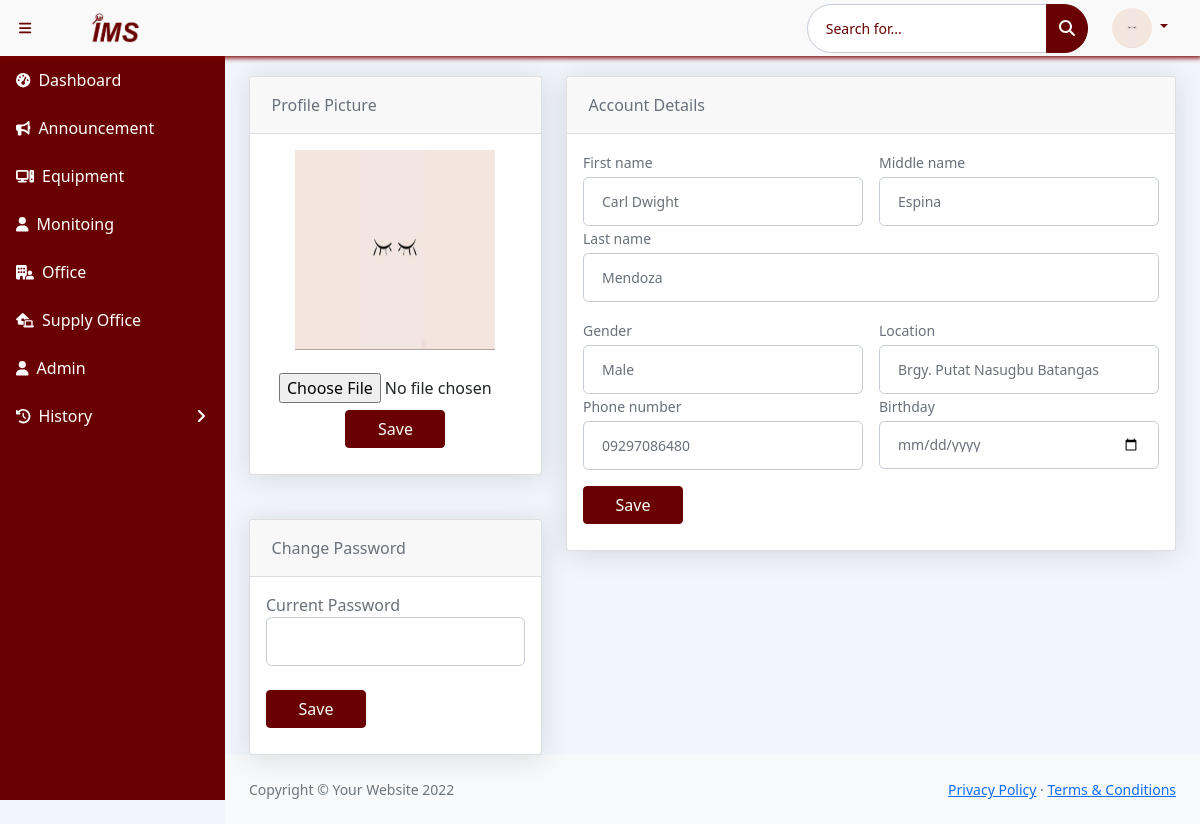
The app's page /setting.php (signed in) with its own data.
### tables this page shows
CREATE TABLE `headadmin` (
  `HeadAdminID` int(11) NOT NULL,
  `FirstName` varchar(255) NOT NULL,
  `LastName` varchar(255) NOT NULL,
  `MiddleName` varchar(255) NOT NULL,
  `Gender` varchar(10) NOT NULL,
  `Birthdate` date NOT NULL,
  `Address` varchar(255) NOT NULL,
  `ContactNumber` varchar(11) NOT NULL,
  `Position` varchar(255) NOT NULL,
  `Email` varchar(1000) NOT NULL,
  `Username` varchar(255) NOT NULL,
  `Password` varchar(255) NOT NULL,
  `Picture` varchar(500) NOT NULL
);

### setting.php (the view, shortened to what this page needs)
<!DOCTYPE html>
<html lang="en">
    <head>
        <link href="https://cdn.jsdelivr.net/npm/simple-datatables@latest/dist/style.css" rel="stylesheet" />
        <link href="css/styles.css" rel="stylesheet" />
    </head>
    <body class="sb-nav-fixed">
        <nav class="sb-topnav navbar navbar-expand navbar-dark bg-dark">
            <button class="btn btn-link btn-sm order-1 order-lg-0 me-4 me-lg-0" id="sidebarToggle" href="#!"><i class="fas fa-bars"></i></button>
            <img src="assets\img\inventory monitoring system maroon.png" alt="..." height="30" style="margin-left: 50px;">
            <a class="navbar-brand ps-3" href="index.html" style="margin-left: 80px;"></a>
            <form class="d-none d-md-inline-block form-inline ms-auto me-0 me-md-3 my-2 my-md-0">
                <div class="input-group">
                    <input class="form-control" type="text" placeholder="Search for..." aria-label="Search for..." aria-describedby="btnNavbarSearch" />
                    <button class="btn btn-primary" id="btnNavbarSearch" type="button"><i class="fas fa-search"></i></button>
                </div>
            </form>
            <?php
                include('dbconnector.php');
                    $query=mysqli_query($dbconn,"SELECT * FROM headadmin WHERE HeadAdminID ='".$_SESSION['id']."'")or die(mysqli_error());
                    while($row=mysqli_fetch_array($query)){
            ?>
            <ul class="navbar-nav ms-auto ms-md-0 me-3 me-lg-4">
                <li class="nav-item dropdown">
                    <a class="nav-link dropdown-toggle" id="navbarDropdown" href="#" role="button" data-bs-toggle="dropdown" aria-expanded="false">
                       <img class="admin-profile" src="images/<?php echo $row['Picture']; ?>" width="40px" height="40px">
                    </a>
                            <img class="admin-profile" src="images/<?php echo $row['Picture']; }?>" width="60px" height="60px">
                </li>
            </ul>
         </nav>
        <div id="layoutSidenav">
            <div id="layoutSidenav_nav">
                <nav class="sb-sidenav accordion sb-sidenav-dark" id="sidenavAccordion">
                    <div class="sb-sidenav-menu">
                        <div class="nav">
                            <a class="nav-link" href="dashboard.php">
                                <div class="sb-nav-link-icon"><i class="fas fa-tachometer-alt"></i></div>
                                Dashboard
                            </a>
                            <a class="nav-link" href="announcement.php">
                                <div class="sb-nav-link-icon"><i class="fa-solid fa-bullhorn"></i></div>
                                Announcement
                            </a>
                             <a class="nav-link" href="equipment.php">
                                <div class="sb-nav-link-icon"><i class="fa-solid fa-computer"></i></div>
                                Equipment
                            </a>
                            <a class="nav-link" href="evaluation.php">
                                <div class="sb-nav-link-icon"><i class="fa-solid fa-user"></i></div>
                                Monitoing
                            </a>
                            <a class="nav-link" href="office.php">
                                <div class="sb-nav-link-icon"><i class="fa-solid fa-building-user"></i></div>
                                Office
                            </a>
                            <a class="nav-link" href="supplyoffice.php">
                                <div class="sb-nav-link-icon"><i class="fa-solid fa-house-laptop"></i></div>
                                Supply Office
                            </a>
                            <a class="nav-link" href="admin.php">
                                <div class="sb-nav-link-icon"><i class="fa-solid fa-user"></i></div>
                                Admin
                            </a>
                            <a class="nav-link collapsed" href="#" data-bs-toggle="collapse" data-bs-target="#collapseLayouts" aria-expanded="false" aria-controls="collapseLayouts">
                                <div class="sb-nav-link-icon"><i class="fa-solid fa-clock-rotate-left"></i></div>
                                History
                                <div class="sb-sidenav-collapse-arrow"><i class="fas fa-angle-down"></i></div>
                            </a>
                        </div>
                    </div>
                </nav>
            </div>
            <div id="layoutSidenav_content">
                <main>
                    <div class="container-fluid px-4">
                        <div class="row">
                            <div class="col-xl-4">
                                <div class="card mb-4 mb-xl-0">
                                    <div class="card-header">Profile Picture</div>
                                    <div class="card-body text-center">
                                        <?php
                                              include('dbconnector.php');
                                              $query=mysqli_query($dbconn,"SELECT * FROM headadmin WHERE HeadAdminID ='".$_SESSION['id']."'")or die(mysqli_error());
                                                while($row=mysqli_fetch_array($query)){
                                                    $fname = $row['FirstName'];
                                                    $mname = $row['MiddleName'];
                                                    $lname = $row['LastName'];
                                                    $gen = $row['Gender'];
                                                    $number = $row['ContactNumber'];
                                                    $bdate = $row['Birthdate'];
                                                    $add = $row['Address'];
                                        ?>
                                            <form method="Post" action="settingupdate.php" enctype="multipart/form-data">
                                                <?php if($row['Picture'] != ""): ?>
                                            <img src="images/<?php echo $row['Picture']; ?>" width="200px" height="200px">
                                                <?php else: ?>
                                            <img src="images/batstate_user01.png" width="200px" height="200px">
                                                <?php endif; ?>
                                                <input type="file" class="btn" id="picture" name="picture">
                                                <?php
                                                }
                                            ?>
                                             <button type="submit" name="submit" class="btn btn-primary" style="width: 100px; align-self: center; margin-bottom: 10px;">Save</button>
                                            </form>
                                    </div>
                                </div>
                            </div>
                            <div class="col-xl-8">
                                <div class="card mb-4">
                                    <div class="card-header">Account Details</div>
                                    <div class="card-body">
                                        <form method="post" action="settingupdate1.php">
                                            <div class="row gx-3 mb-3">
                                                <div class="col-md-6">
                                                    <label class="small mb-1" for="inputFirstName">First name</label>
                                                    <input class="form-control" id="inputFirstName" type="text" name="fname" value="<?php echo $fname;?>">
                                                </div>
                                                <div class="col-md-6">
                                                    <label class="small mb-1" for="inputLastName">Middle name</label>
                                                    <input class="form-control" id="inputLastName" type="text" name="mname" value="<?php echo($mname) ?>">
                                                </div>
                                                <div class="col-md-13">
                                                    <label class="small mb-1" for="inputLastName">Last name</label>
                                                    <input class="form-control" id="inputLastName" type="text"  name="lname" value="<?php echo($lname) ?>">
                                                </div>
                                            </div>
                                            <div class="row gx-3 mb-3">
                                                <div class="col-md-6">
                                                    <label class="small mb-1" for="inputLocation">Gender</label>
                                                    <input class="form-control" id="inputLocation" type="text"  name="gen" value="<?php echo($gen) ?>">
                                                </div>
                                                <div class="col-md-6">
                                                    <label class="small mb-1" for="inputLocation">Location</label>
                                                    <input class="form-control" id="inputLocation" type="text"  name="add" value="<?php echo($add) ?>">
                                                </div>
                                                <div class="col-md-6">
                                                    <label class="small mb-1" for="inputPhone">Phone number</label>
                                                    <input class="form-control" id="inputPhone" type="tel"  name="number" value="<?php echo($number) ?>">
                                                </div>
                                                <div class="col-md-6">
                                                    <label class="small mb-1" for="inputBirthday">Birthday</label>
                                                    <input class="form-control" id="inputBirthday" type="date" name="birthday"  name="bdate" value="<?php echo($bdate) ?>">
                                                </div>
                                            </div>
                                            <button type="submit" name="update" class="btn btn-primary" style="width: 100px; align-self: center; margin-bottom: 10px;">Save</button>
                                        </form>
                                    </div>
                                </div>
                            </div>
                        </div>
                    <div class="row" style="margin-top: -6%;">
                        <div class="col-xl-4">
                            <div class="card card-outline-secondary">
                                <div class="card-header">Change Password</div>
                                <div class="card-body">
                                    <form class="form" method="post" action="setting.php">
                                        <div class="form-group">
                                            <label for="inputPasswordOld">Current Password</label>
                                            <input type="password" class="form-control" id="inputPasswordOld" name="currentt" required="">
                                        </div><br>
                                        <div class="form-group">
                                             <button type="submit" name="current" id="myBtn" class="btn btn-primary" style="width: 100px; align-self: center; margin-bottom: 10px;">Save</button>
                                        </div>
                                    </form>
                                </div>
                            </div>
                        </div>
                    </div>
                </div>
                </main>
                <footer class="py-4 bg-light mt-auto">
                    <div class="container-fluid px-4">
                        <div class="d-flex align-items-center justify-content-between small">
                            <div class="text-muted">Copyright &copy; Your Website 2022</div>
                            <div>
                                <a href="#">Privacy Policy</a>
                                &middot;
                                <a href="#">Terms &amp; Conditions</a>
                            </div>
                        </div>
                    </div>
                </footer>
            </div>
        </div>
    </body>
</html>

### setting.php (style rules this page uses)
body { margin-top:20px; background-color:#f2f6fc; color:#69707a; }
.card { box-shadow: 0 0.15rem 1.75rem 0 rgb(33 40 50 / 15%); }
.card .card-header { font-weight: 500; }
.card-header:first-child { border-radius: 0.35rem 0.35rem 0 0; }
.card-header { padding: 1rem 1.35rem; margin-bottom: 0; background-color: rgba(33, 40, 50, 0.03); border-bottom: 1px solid rgba(33, 40, 50, 0.125); }
.form-control, .dataTable-input { display: block; width: 100%; padding: 0.875rem 1.125rem; font-size: 0.875rem; font-weight: 400; line-height: 1; color: #69707a; background-color: #fff; background-clip: padding-box; border: 1px solid #c5ccd6; -webkit-appearance: none; -moz-appearance: none; appearance: none; border-radius: 0.35rem; transition: border-color 0.15s ease-in-out, box-shadow 0.15s ease-in-out; }

### records on screen
headadmin: Picture (picture), fname "Carl Dwight", mname "Espina", lname "Mendoza", gen "Male", add "Brgy. Putat Nasugbu Batangas", number "09297086480"
